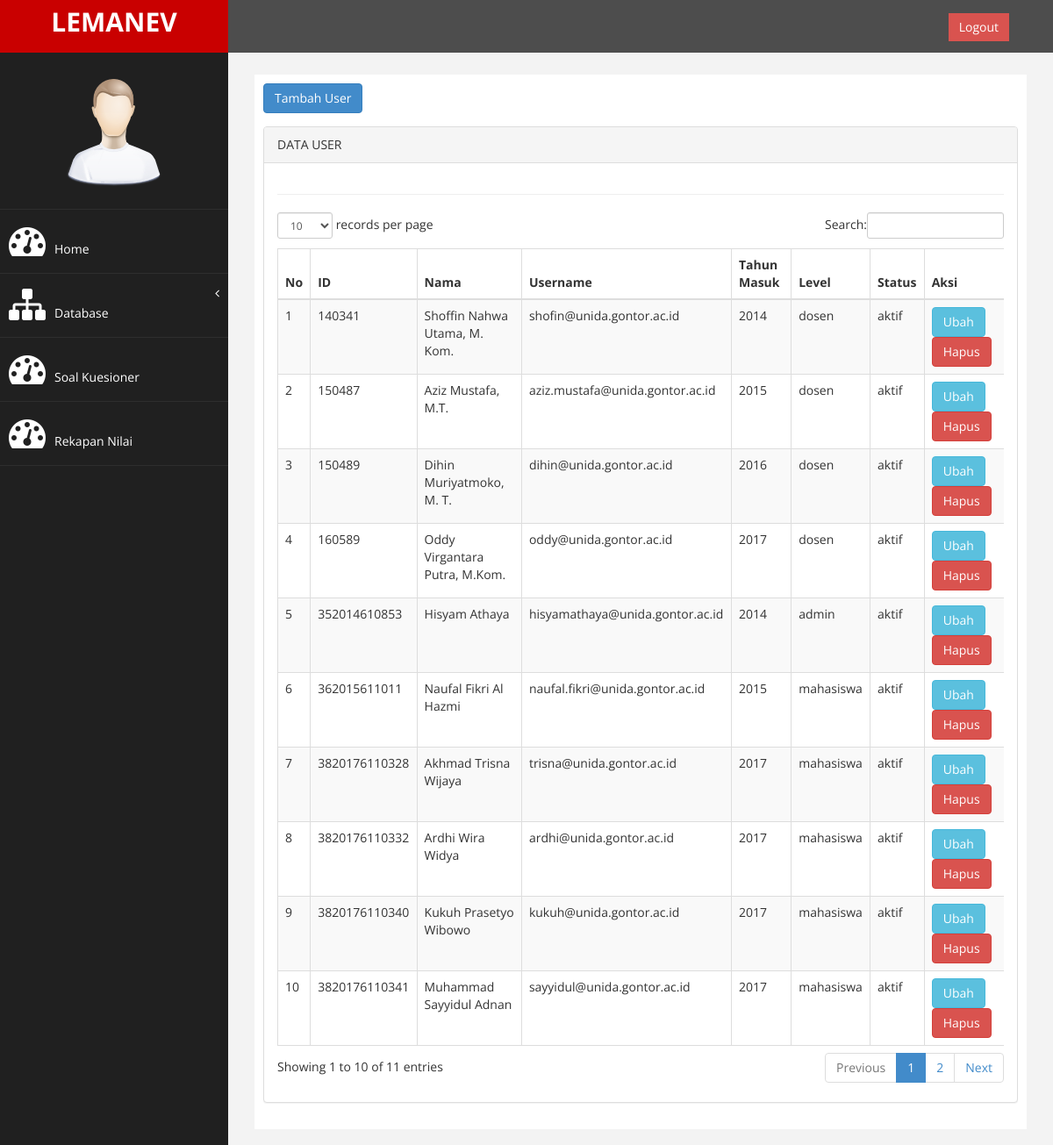
The app's page /index.php?page=user (signed in) with its own data.
### tables this page shows
CREATE TABLE `tb_user` (
  `id` varchar(13) NOT NULL,
  `username` varchar(255) NOT NULL,
  `name` varchar(255) NOT NULL,
  `password` varchar(255) NOT NULL,
  `tahun_masuk` varchar(4) NOT NULL,
  `level` enum('admin','dosen','mahasiswa') NOT NULL,
  `status` enum('aktif','nonaktif') NOT NULL
);

### page/user/user.php (the view, shortened to what this page needs)
<?php
if ($_SESSION['admin']) {
?>
<a href="?page=user&aksi=tambah" class="btn btn-primary" style="margin-bottom:15px;">Tambah User</a>
<div class="row">
    <div class="col-md-12">
        <div class="panel panel-default">
            <div class="panel-heading">
                DATA USER
            </div>
            <div class="panel-body">
                <div class="table-responsive">
                    <table class="table table-striped table-bordered table-hover" id="dataTables-example">
                        <thead>
                            <tr>
                                <th>No</th>
                                <th>ID</th>
                                <th>Nama</th>
                                <th>Username</th>
                                <th>Tahun Masuk</th>
                                <th>Level</th>
                                <th>Status</th>
                                <th>Aksi</th>
                            </tr>
                        </thead>
                        <tbody>
                            <?php
                            $no = 1;
                            $sql = $conn->query("select * from tb_user");
                            while ($data = $sql->fetch_assoc()) {
                            ?>
                            <tr>
                                <td>
                                    <?=$no++;?>
                                </td>
                                <td>
                                    <?=$data['id'];?>
                                </td>
                                <td>
                                    <?=$data['name'];?>
                                </td>
                                <td>
                                    <?=$data['username'];?>
                                </td>
                                <td>
                                    <?=$data['tahun_masuk'];?>
                                </td>
                                <td>
                                    <?=$data['level'];?>
                                </td>
                                <td>
                                    <?=$data['status'];?>
                                </td>
                                <td>
                                    <a href="?page=user&aksi=ubah&id=<?=$data['id']?>" class="btn btn-info">Ubah</a>
                                    <a
                                    onclick="return confirm ('Hapus data?')"
                                    href="?page=user&aksi=hapus&id=<?= $data['id'] ?>" class="btn btn-danger">Hapus</a>
                                </td>
                            </tr>
                            <?php
                            }
                            ?>
                        </tbody>
                </div>
            </div>
        </div>
    </div>
</div>
<?php
} else {
    header("location:login.php");
}
?>

### index.php (shortened to what this page needs)
<!DOCTYPE html>
<?php
if ($_SESSION['admin'] || $_SESSION['mahasiswa'] || $_SESSION['dosen']) {
    $conn = new mysqli("localhost", "root", "", "lemanev02");
    ?>
    <html xmlns="http://www.w3.org/1999/xhtml">
    <head>
        <link href="assets/css/bootstrap.css" rel="stylesheet" />
        <link href="assets/css/font-awesome.css" rel="stylesheet" />
        <link href="assets/css/custom.css" rel="stylesheet" />
        <link href="assets/js/dataTables/dataTables.bootstrap.css" rel="stylesheet" />
    </head>
    <body>
        <div id="wrapper">
            <nav class="navbar navbar-default navbar-cls-top " role="navigation" style="margin-bottom: 0">
                <div class="navbar-header">
                    <a class="navbar-brand" href="index.html">LEMANEV</a>
                </div>
                <div style="color: white;
                            padding: 15px 50px 5px 50px;
                            float: right;
                            font-size: 16px;">
                            <a href="logout.php" class="btn btn-danger square-btn-adjust">Logout</a>
                </div>
            </nav>
            <nav class="navbar-default navbar-side" role="navigation">
                <div class="sidebar-collapse">
                    <ul class="nav" id="main-menu">
                        <li class="text-center">
                            <img src="assets/img/find_user.png" class="user-image img-responsive" />
                        </li>
                        <?php
                        if ($_SESSION['admin']) {
                            ?>
                            <li>
                                <a href="index.php"><i class="fa fa-dashboard fa-3x"></i>Home</a>
                            </li>
                            <li>
                                <a href="#"><i class="fa fa-sitemap fa-3x"></i>Database<span class="fa arrow"></span></a>
                            </li>
                            <li>
                                <a href="?page=soal"><i class="fa fa-dashboard fa-3x"></i>Soal Kuesioner</a>
                            </li>
                            <li>
                                <a href="?page=nilai"><i class="fa fa-dashboard fa-3x"></i>Rekapan Nilai</a>
                            </li>
                        <?php
                    } elseif ($_SESSION['dosen']) {
                        ?>
                            <li>
                                <a href="index.php"><i class="fa fa-dashboard fa-3x"></i>Home</a>
                            </li>
                        <?php
                    }
                    ?>
                    </ul>
                </div>
            </nav>
            <div id="page-wrapper">
                <div id="page-inner">
                    <div class="row">
                        <div class="col-md-12">
                            <?php
                            $page = $_GET['page'];
                            $aksi = $_GET['aksi'];
                            if ($page == "soal") {
                                if ($aksi == "") {
                                    include "page/soal/soal.php";
                                } elseif ($aksi == "tambah") {
                                    include "page/soal/tambah.php";
                                } elseif ($aksi == "ubah") {
                                    include "page/soal/ubah.php";
                                } elseif ($aksi == "hapus") {
                                    include "page/soal/hapus.php";
                                }
                            } elseif ($page == "kuesioner") {
                                if ($aksi == "kuesioner") {
                                    include "page/kuesioner/kuesioner.php";
                                }
                            } elseif ($page == "nilai") {
                                if ($aksi == "nilai_new") {
                                    include "page/nilai/nilai_new.php";
                                }
                            } elseif ($page == "user") {
                                if ($aksi == "") {
                                    include "page/user/user.php";
                                } elseif ($aksi == "tambah") {
                                    include "page/user/tambah.php";
                                } elseif ($aksi == "ubah") {
                                    include "page/user/ubah.php";
                                } elseif ($aksi == "hapus") {
                                    include "page/user/hapus.php";
                                }
                            }
                            ?>
                        </div>
                    </div>
                    <hr />
                </div>
            </div>
        </div>
    </body>
    </html>
<?php
} else {
    header("location:login.php");
}
?>

### assets/css/custom.css (style rules this page uses)
body { font-family: 'Open Sans', sans-serif; }
#wrapper { width: 100%; background:#202020; }
#page-wrapper { padding: 15px 15px; min-height: 600px; background:#F3F3F3; }
#page-inner { width:100%; margin:10px 20px 10px 0px; background-color:#fff!important; padding:10px; min-height:1200px; }
.text-center { text-align:center; }
.square-btn-adjust { border: 0px solid transparent; -webkit-border-radius: 0px; -moz-border-radius: 0px; border-radius: 0px; }
.user-image { margin: 25px auto; -webkit-border-radius: 10px; -moz-border-radius: 10px; border-radius: 10px; max-height:170px; max-width:170px; }
.navbar-cls-top .navbar-brand { color: #fff; background:#000; width: 260px; text-align: center; height: 60px; font-size: 30px; font-weight: 700; }
.arrow { float: right; }
.fa.arrow:before { content: "\f104"; }
.sidebar-collapse , .sidebar-collapse .nav { background:none; }
.sidebar-collapse .nav { padding:0; }
.sidebar-collapse .nav > li > a { color:#fff; background:#202020; text-shadow:none; }
.sidebar-collapse > .nav > li > a { padding:15px 10px; }
.sidebar-collapse > .nav > li { border-bottom: 1px solid rgba(107, 108, 109, 0.19); }
.navbar-side { border:none; background-color: #202020; }
.navbar-cls-top { background:#4D4D4D; border-bottom:none; }
.navbar-default { border:0px solid black; }
.navbar-header { background: #A70303; }
.nav > li > a > i { margin-right:10px; }
@media (min-width:768px) { #page-wrapper { margin: 0 0 0 260px; padding: 15px 30px; min-height: 1200px; } }
@media (min-width:768px) { .navbar-side { z-index: 1; position: absolute; width: 260px; } }
@media (min-width:768px) { .navbar { border-radius: 0px; } }

### records on screen
tb_user: id "140341", name "Shoffin Nahwa Utama, M. Kom.", username "shofin@unida.gontor.ac.id", tahun_masuk "2014", level "dosen", status "aktif"
tb_user: id "150487", name "Aziz Mustafa, M.T.", username "aziz.mustafa@unida.gontor.ac.id", tahun_masuk "2015", level "dosen", status "aktif"
tb_user: id "150489", name "Dihin Muriyatmoko, M. T.", username "dihin@unida.gontor.ac.id", tahun_masuk "2016", level "dosen", status "aktif"
tb_user: id "160589", name "Oddy Virgantara Putra, M.Kom.", username "oddy@unida.gontor.ac.id", tahun_masuk "2017", level "dosen", status "aktif"
tb_user: id "352014610853", name "Hisyam Athaya", username "hisyamathaya@unida.gontor.ac.id", tahun_masuk "2014", level "admin", status "aktif"
tb_user: id "362015611011", name "Naufal Fikri Al Hazmi", username "naufal.fikri@unida.gontor.ac.id", tahun_masuk "2015", level "mahasiswa", status "aktif"
tb_user: id "3820176110328", name "Akhmad Trisna Wijaya", username "trisna@unida.gontor.ac.id", tahun_masuk "2017", level "mahasiswa", status "aktif"
tb_user: id "3820176110332", name "Ardhi Wira Widya", username "ardhi@unida.gontor.ac.id", tahun_masuk "2017", level "mahasiswa", status "aktif"
tb_user: id "3820176110340", name "Kukuh Prasetyo Wibowo", username "kukuh@unida.gontor.ac.id", tahun_masuk "2017", level "mahasiswa", status "aktif"
tb_user: id "3820176110341", name "Muhammad Sayyidul Adnan", username "sayyidul@unida.gontor.ac.id", tahun_masuk "2017", level "mahasiswa", status "aktif"
